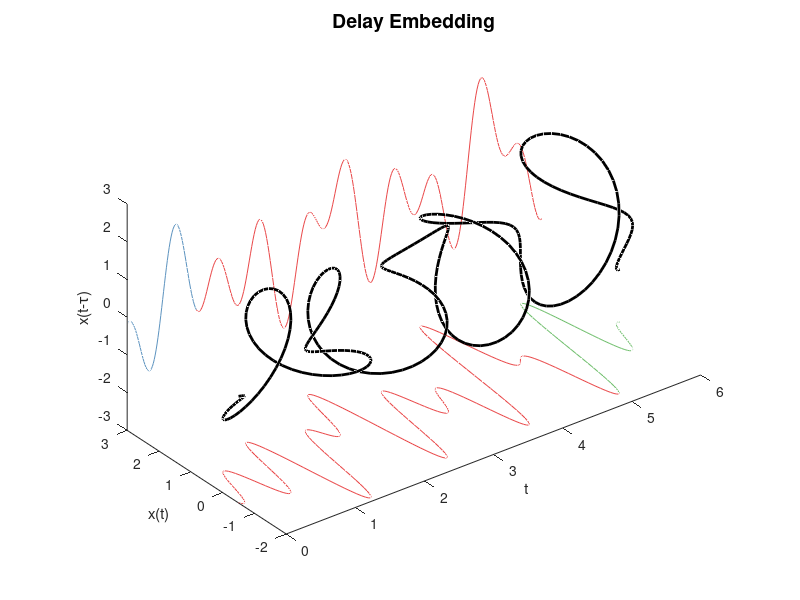
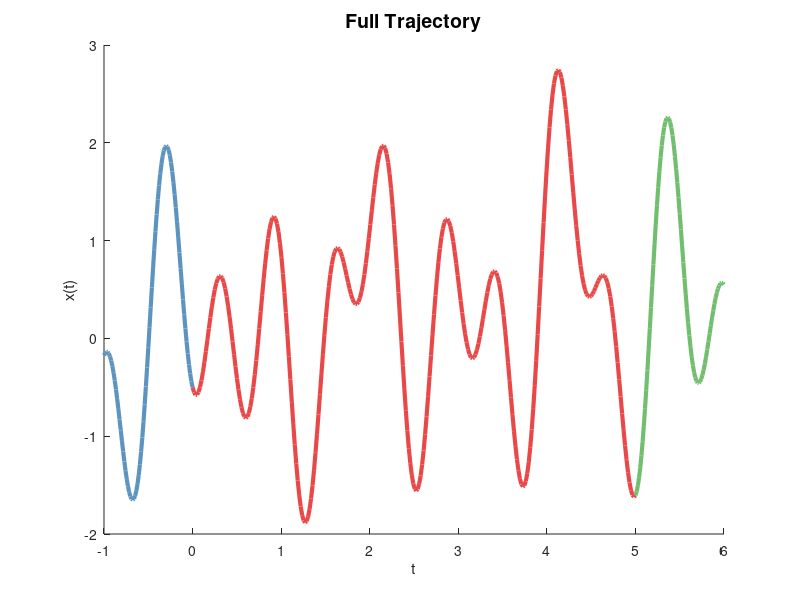
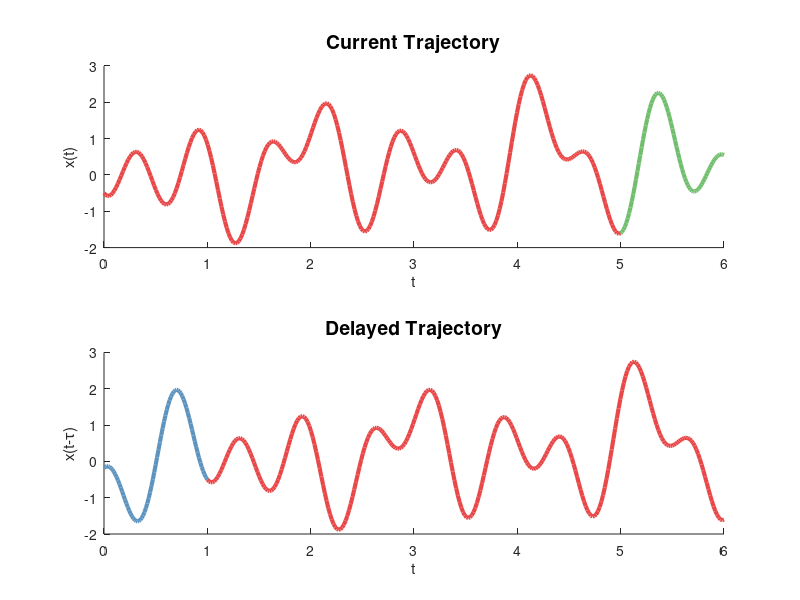

Recreate these plots in MATLAB, in order.
%visualize component measures


%colors from linspecer
cn = [0.363921568627451,0.575529411764706,0.748392156862745];
cz = [0.915294117647059,0.281568627450980,0.287843137254902];
cp = [0.441568627450980,0.749019607843137,0.432156862745098];

T = 6;
tau = 1;
N = 300;

f = @(x) 1*(0.5 * cos(3*x) -  sin(5.5*x) + 0.3*sin(5*x) + sin(0.1*x) - cos(10*x));

%full time
t = linspace(0, T, N); 
x0 = f(t);
x1 = f(t - tau);

%components
tn = linspace(-tau, 0, N/4);
tz = linspace(0, T - tau, N);
tp = linspace(T-tau, T, N/4);

xn = f(tn);
xz = f(tz);
xp = f(tp);

%% Plotting
FS = 14; %font size of titles

figure(1)
clf
hold on
plot3(tz, xz, -3+zeros(size(tz)), 'color', cz)
plot3(tp, xp, -3+zeros(size(tp)), 'color', cp)
plot3(tz+tau, 3+zeros(size(tz)), xz, 'color', cz)
plot3(tn+tau, 3+zeros(size(tn)), xn, 'color', cn)
plot3(t, x0, x1, 'k', 'LineWidth', 2)

view(3)
zlabel('x(t-\tau)')
ylabel('x(t)')
xlabel('t')
title('Delay Embedding', 'FontSize', FS)
pbaspect([6 3 3])
figure(3)
clf
hold on
plot(tn, xn, 'Color', cn, 'LineWidth', 3)
plot(tz, xz, 'Color', cz, 'LineWidth', 3)
plot(tp, xp, 'Color', cp, 'LineWidth', 3)
% plot([0, 0], ylim, ':k', 'LineWidth', 2)
ylabel('x(t)')
xlabel('t')
title('Full Trajectory', 'FontSize', FS)


figure(4)
clf
subplot(2, 1, 1)
hold on
plot(tz, xz, 'Color', cz, 'LineWidth', 3)
plot(tp, xp, 'Color', cp, 'LineWidth', 3)
ylabel('x(t)')
xlabel('t')
title('Current Trajectory', 'FontSize', FS)

subplot(2, 1, 2)
hold on
plot(tn + tau, xn, 'Color', cn, 'LineWidth', 3)
plot(tz + tau, xz, 'Color', cz, 'LineWidth', 3)
title('Delayed Trajectory', 'FontSize', FS)
ylabel('x(t-\tau)')
xlabel('t')